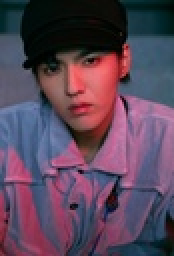
%> input picture Intensity transformations/kris(1).jpg, 87 x 128 px, shrunk from 680 x 1000 before the run (shown 2 times larger)
$ octave --eval "result = myhisteq(imread('../Intensity transformations/kris(1).jpg'));"   (GNU Octave 9; MATLAB toolbox functions it lacks are replaced by stand-ins)
%> lines starting %> are read from the running program, lines starting %| are printed output that depends on the picture
% 函数myhisteq:直方图均衡化（包括对彩色图像的处理）
% 输入参数:I:原图像
% 输出参数:OUT：处理后的图片数据
% 使用函数:size(I):求矩阵大小
%         double(I):增加精度计算更准确
%         floor():向下取整
%         myhisteq():画图像的频率分布直方图
function OUT = myhisteq(I)
%% 初始化数据
[x,y,m] = size(I);                      % 图像大小x*y
%> x = 128; y = 87; m = 3
L = 256;                                % 灰度级256级
I = double(I);                          % 增加精度计算更准确
Result = zeros(L,5);                  % 定义处理过程相关数据的矩阵
if m==1                                 %当为灰度图像时
%% Result第一列：灰度级别
Result(1:L,1) = 0:L-1;
%% Result第二列：不同灰度级别统计的数目
for c = 1:x
    for r = 1:y
        for k = 0:L-1
            if ( I(c,r) == k)
                Result(k+1,2) =  Result(k+1,2) +1;
            end
        end
    end
end
%% Result第三列：不同灰度级别统计的概率
Result(1:L,3) = Result(1:L,2)/(x*y);
%% Result第四列：不同灰度级别累积分布
for k = 0:L-1
    for j = 1:k+1
        Result(k+1,4) = Result(k+1,4)+Result(j,3);
    end
end
%% Result第五列：映射
Result(1:L,5) = floor(((L-1)-0)*Result(1:L,4)+0.5);
%% 得到均衡化的数据为：
J = zeros(r,c,1);
for c = 1:x
    for r = 1:y
        for k = 0:L-1
            if ( I(c,r) == k)
                J(c,r) =  Result(k+1,5);
            end
        end
    end
end
%% 将均衡化的数据图像转换为灰度图像
OUT = im2uint8(mat2gray(J));
elseif m == 3                   %彩色图像均衡化
    OUT =I;
    R=I(:,:,1);%提取红色分量
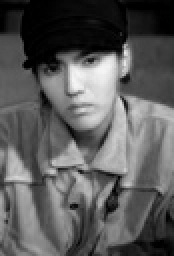
%> R: size 128x87 double (shown 2 times larger); min 0, max 245, mean 90.5
    G=I(:,:,2);%提取绿色分量
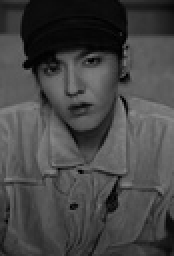
%> G: size 128x87 double (shown 2 times larger); min 0, max 140, mean 69.9
    B=I(:,:,3);%提取蓝色分量
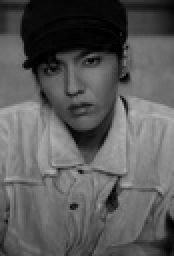
%> B: size 128x87 double (shown 2 times larger); min 0, max 180, mean 90
    R=myhisteq(R);
%> after the loop in myhisteq (call 2), `for c = 1:x`: Result = 256 rows, first 8: [0 414 0 0 0; 1 172 0 0 0; 2 141 0 0 0; 3 119 0 0 0; 4 111 0 0 0; 5 102 0 0 0; 6 111 0 0 0; 7 124 0 0 0]
%> after the loop in myhisteq (call 2), `for k = 0:L-1`: Result = 256 rows, first 8: [0 414 0.0372 0.0372 0; 1 172 0.0154 0.0526 0; 2 141 0.0127 0.0653 0; 3 119 0.0107 0.076 0; 4 111 0.00997 0.0859 0; 5 102 0.00916 0.0951 0; 6 111 0.00997 0.105 0; 7 124 0.0111 0.116 0]
%> after the loop in myhisteq (call 2), `for c = 1:x`:
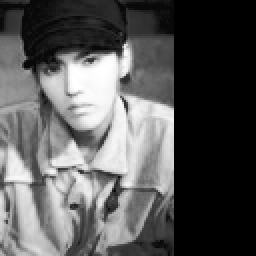
%> J: size 128x128 double (shown 2 times larger); min 0, max 255, mean 87.2
    G=myhisteq(G);
%> after the loop in myhisteq (call 3), `for c = 1:x`: Result = 256 rows, first 8: [0 18 0 0 0; 1 9 0 0 0; 2 20 0 0 0; 3 26 0 0 0; 4 40 0 0 0; 5 62 0 0 0; 6 113 0 0 0; 7 133 0 0 0]
%> after the loop in myhisteq (call 3), `for k = 0:L-1`: Result = 256 rows, first 8: [0 18 0.00162 0.00162 0; 1 9 0.000808 0.00242 0; 2 20 0.0018 0.00422 0; 3 26 0.00233 0.00656 0; 4 40 0.00359 0.0101 0; 5 62 0.00557 0.0157 0; 6 113 0.0101 0.0259 0; 7 133 0.0119 0.0378 0]
%> after the loop in myhisteq (call 3), `for c = 1:x`:
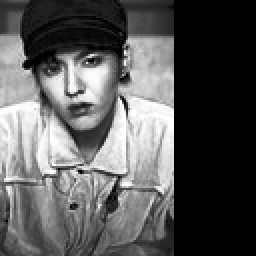
%> J: size 128x128 double (shown 2 times larger); min 0, max 255, mean 87.5
    B=myhisteq(B);
%> after the loop in myhisteq (call 4), `for c = 1:x`: Result = 256 rows, first 8: [0 86 0 0 0; 1 53 0 0 0; 2 74 0 0 0; 3 105 0 0 0; 4 109 0 0 0; 5 131 0 0 0; 6 169 0 0 0; 7 197 0 0 0]
%> after the loop in myhisteq (call 4), `for k = 0:L-1`: Result = 256 rows, first 8: [0 86 0.00772 0.00772 0; 1 53 0.00476 0.0125 0; 2 74 0.00665 0.0191 0; 3 105 0.00943 0.0286 0; 4 109 0.00979 0.0383 0; 5 131 0.0118 0.0501 0; 6 169 0.0152 0.0653 0; 7 197 0.0177 0.083 0]
    OUT(:,:,1)=R;
    OUT(:,:,2)=G;
    OUT(:,:,3)=B;
end
end
%> (the run ends here)
